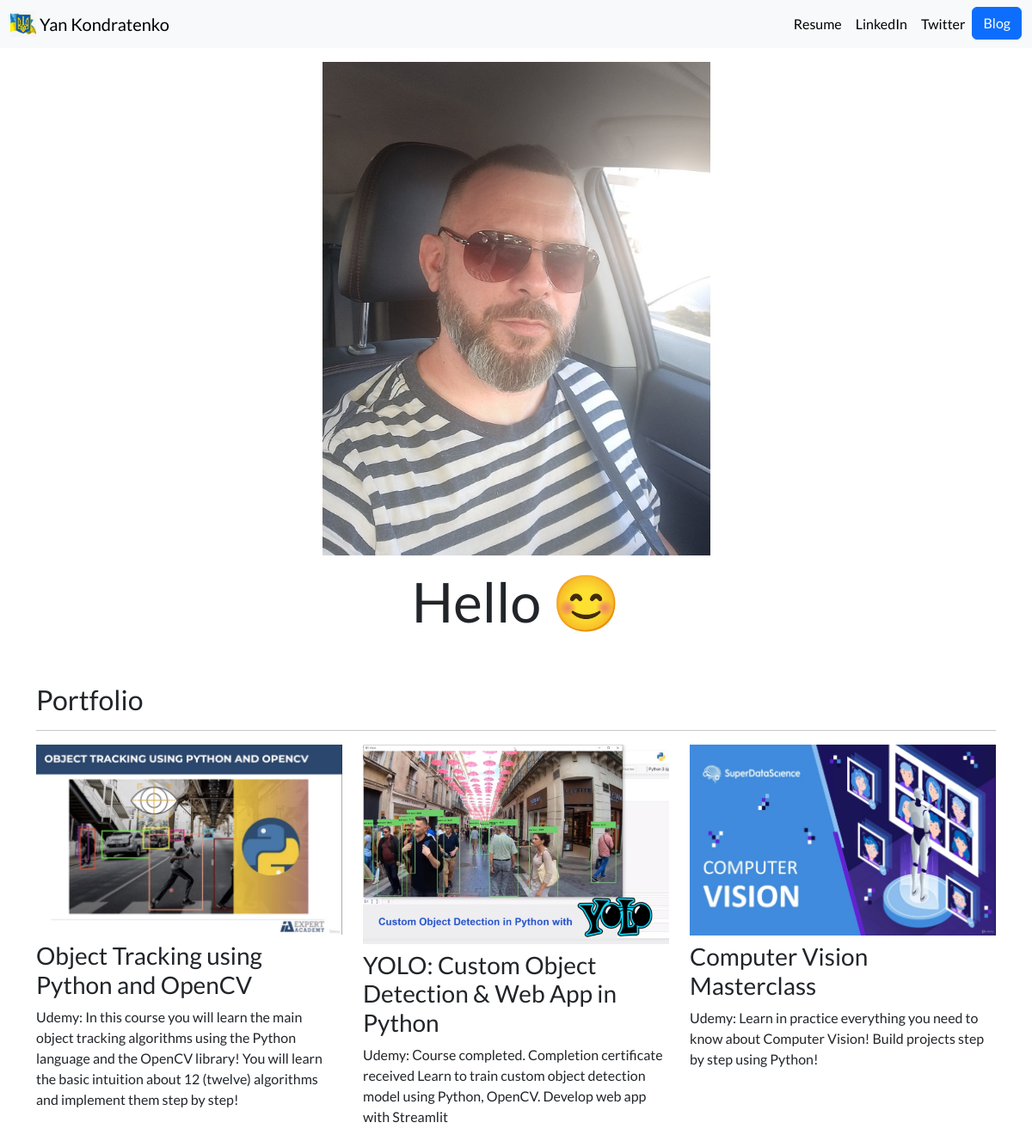
The page / on the database its author committed.
### portfolio/models.py (models this page shows, shortened)
class Project(models.Model):
    title = models.CharField(max_length=200)
    description = models.TextField()
    image = models.ImageField(upload_to='portfolio/images/')
    url = models.URLField(blank=True)

### portfolio/views.py (the view)
# urls.py: 2. Add a URL to urlpatterns:  path('', views.home, name='home')
def home(request):
    projects = Project.objects.all()
    return render(request,'portfolio/home.html',{'projects':projects})

### portfolio/templates/portfolio/home.html
{% extends "portfolio/base.html" %}
{% load static %}
{% block content %}
<div class="row justify-content-center my-3">
  <div class="col-5">
    <img src="{% static 'portfolio/yan.jpg' %}" class="img-fluid">
  </div>
</div>
<div class="row justify-content-center mb-3">
  <div class="col-md-9 text-center">
    <h1 id="hometext" class="font-weight-bold">Hello 😊</h1>
  </div>
</div>
<h2 class="mt-5">Portfolio</h2>
<hr>
<div class="row">
  {% for project in projects %}
  <div class="col-lg-4 col-md-6">
    {% if project.url %}
    <a href="{{ project.url }}">
      <img src="{{ project.image.url }}" class="img-fluid mb-2">
    </a>
    {% else %}
    <img src="{{ project.image.url }}" class="img-fluid mb-2">
    {% endif %}
    <h3>{{ project.title }}</h3>
    <p>{{ project.description }}</p>
  </div>
  {% endfor %}
</div>
{% endblock %}

### portfolio/templates/portfolio/base.html (shortened to what this page needs)
{% load static %}
<!doctype html>
<html lang="en">
<head>
  <link href="https://cdn.jsdelivr.net/npm/bootstrap@5.3.0-alpha1/dist/css/bootstrap.min.css" rel="stylesheet">
  <link rel="stylesheet" href="{% static "portfolio/custom.css" %}">
</head>
<body>
  <nav class="navbar navbar-expand-lg bg-body-tertiary">
  <div class="container-fluid">
    <a class="navbar-brand" href="{% url 'home' %}">
      <img src="{% static "portfolio/Logo.png" %}" width="30" height="30" class="d-inline-block align-top" alt="Logo">
       <span>Yan Kondratenko</span>
     </a>
    <div class="collapse navbar-collapse" id="navbarSupportedContent">
      <ul class="navbar-nav ms-auto mb-2 mb-lg-0">
        <li class="nav-item">
          <a class="nav-link" href="{% static "portfolio/resume.pdf" %}">Resume</a>
        </li>
        <li class="nav-item">
          <a class="nav-link" href="https://www.linkedin.com/" target="_blank">LinkedIn</a>
        </li>
        <li class="nav-item">
          <a class="nav-link" href="https://twitter.com/Yan39875221" target="_blank">Twitter</a>
        </li>
        <li>
          <a class="btn btn-primary" href="{% url 'blog:all_blogs' %}" role="button">Blog</a>
        </li>
      </ul>
     </div>
  </div>
</nav>
  <div class="container">
    {% block content %}{% endblock %}
  </div>
</body>
</html>

### portfolio/static/portfolio/custom.css (style rules this page uses)
.navbar-nav .nav-link { color: rgba(0,0,0,1) !important; }
body { font-family: 'Lato', sans-serif; }
@media (min-width: 992px) { #hometext { font-size: 4rem; } }

### rows shown on the page
Project: image (picture), title "Object Tracking using Python and OpenCV", description "Udemy: In this course you will learn the main object tracking algorithms using the Python language and the OpenCV library! You will learn the basic intuition about 12 (twelve) algorithms and implement them step by step!"
Project: image (picture), title "YOLO: Custom Object Detection & Web App in Python", description "Udemy: Сourse completed. Completion certificate received Learn to train custom object detection model using Python, OpenCV. Develop web app with Streamlit"
Project: image (picture), title "Computer Vision Masterclass", description "Udemy: Learn in practice everything you need to know about Computer Vision! Build projects step by step using Python!"
